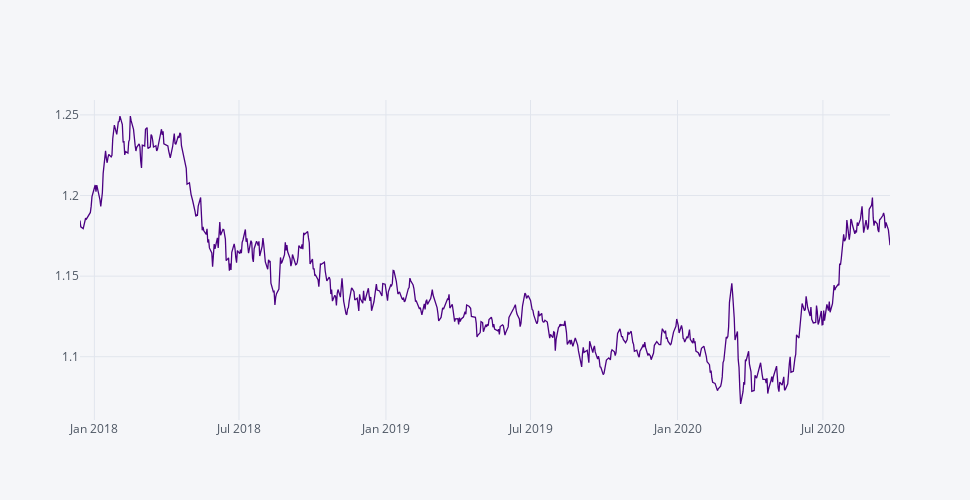

Here is the notebook cell this chart was saved with:
### Code cell
EUR_USD['2017-12-14':].iplot(dimensions=pl.dimensions, color='indigo')

### Figure 1 — Plotly figure (JSON) as saved in the notebook; plotly's stock layout.template omitted (floating-point values rounded to 4 significant figures; data arrays with more than 128 entries replaced by an {"elided": "..."} marker saying what was removed)
{"data": [{"line": {"color": "rgba(75, 0, 130, 1.0)", "dash": "solid", "shape": "linear", "width": 1.3}, "mode": "lines", "name": "Value", "text": "", "type": "scatter", "x": {"elided": "707 str values"}, "y": {"elided": "707 float values"}}], "layout": {"height": 500, "legend": {"bgcolor": "#F5F6F9", "font": {"color": "#4D5663"}}, "paper_bgcolor": "#F5F6F9", "plot_bgcolor": "#F5F6F9", "title": {"font": {"color": "#4D5663"}}, "width": 970, "xaxis": {"autorange": true, "gridcolor": "#E1E5ED", "range": ["2017-12-14", "2020-09-23"], "showgrid": true, "tickfont": {"color": "#4D5663"}, "title": {"font": {"color": "#4D5663"}, "text": ""}, "type": "date", "zerolinecolor": "#E1E5ED"}, "yaxis": {"autorange": true, "gridcolor": "#E1E5ED", "range": [1.061, 1.259], "showgrid": true, "tickfont": {"color": "#4D5663"}, "title": {"font": {"color": "#4D5663"}, "text": ""}, "type": "linear", "zerolinecolor": "#E1E5ED"}}}
